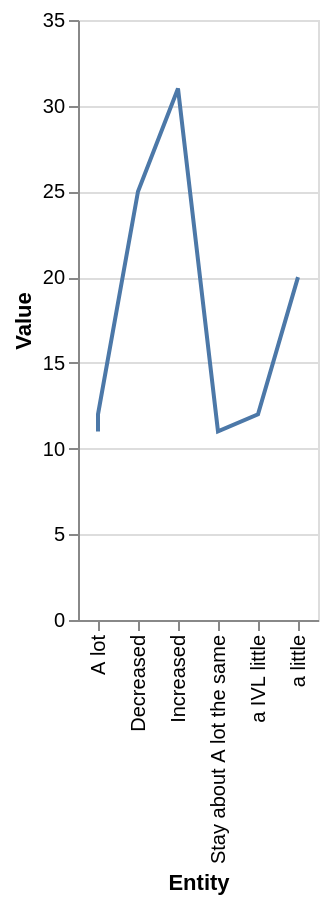

The Vega-Lite source for this figure:
### Vega-Lite specification from a JSON file in a GitHub repository (floating-point values rounded to 4 significant figures)
{"$schema": "https://vega.github.io/schema/vega-lite/v5.json", "description": "Line chart auto-generated from CSV", "data": {"values": [{"Entity": "a IVL little", "Value": "12"}, {"Entity": "Increased", "Value": "31"}, {"Entity": "Stay about A lot the same", "Value": "11"}, {"Entity": "A lot", "Value": "11"}, {"Entity": "a little", "Value": "20"}, {"Entity": "A lot", "Value": "12"}, {"Entity": "Decreased", "Value": "25"}]}, "mark": "line", "encoding": {"x": {"field": "Entity", "type": "ordinal"}, "y": {"field": "Value", "type": "quantitative"}}}
